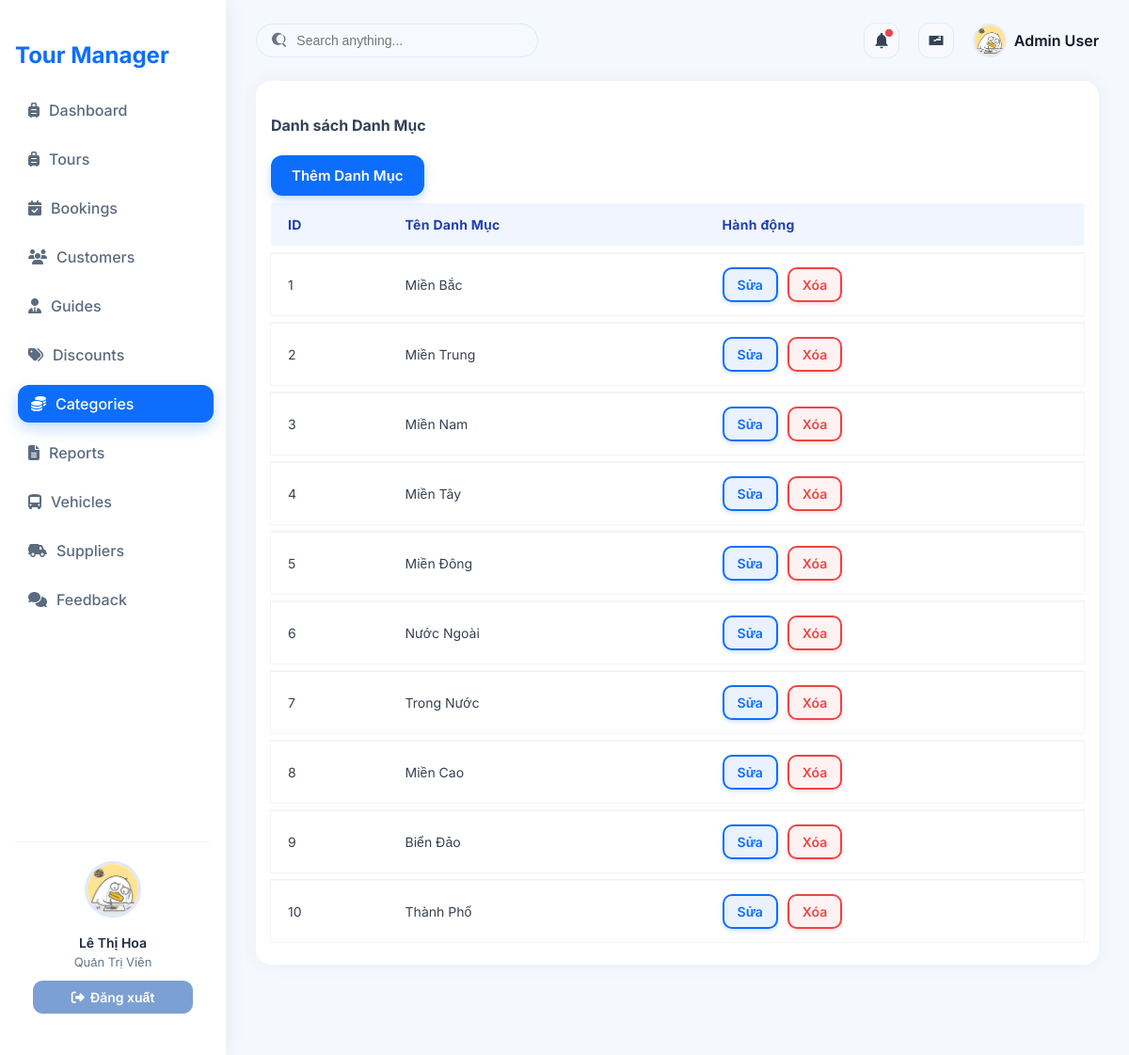
Before: /?action=admin-listCategory (signed in) with the older database file.
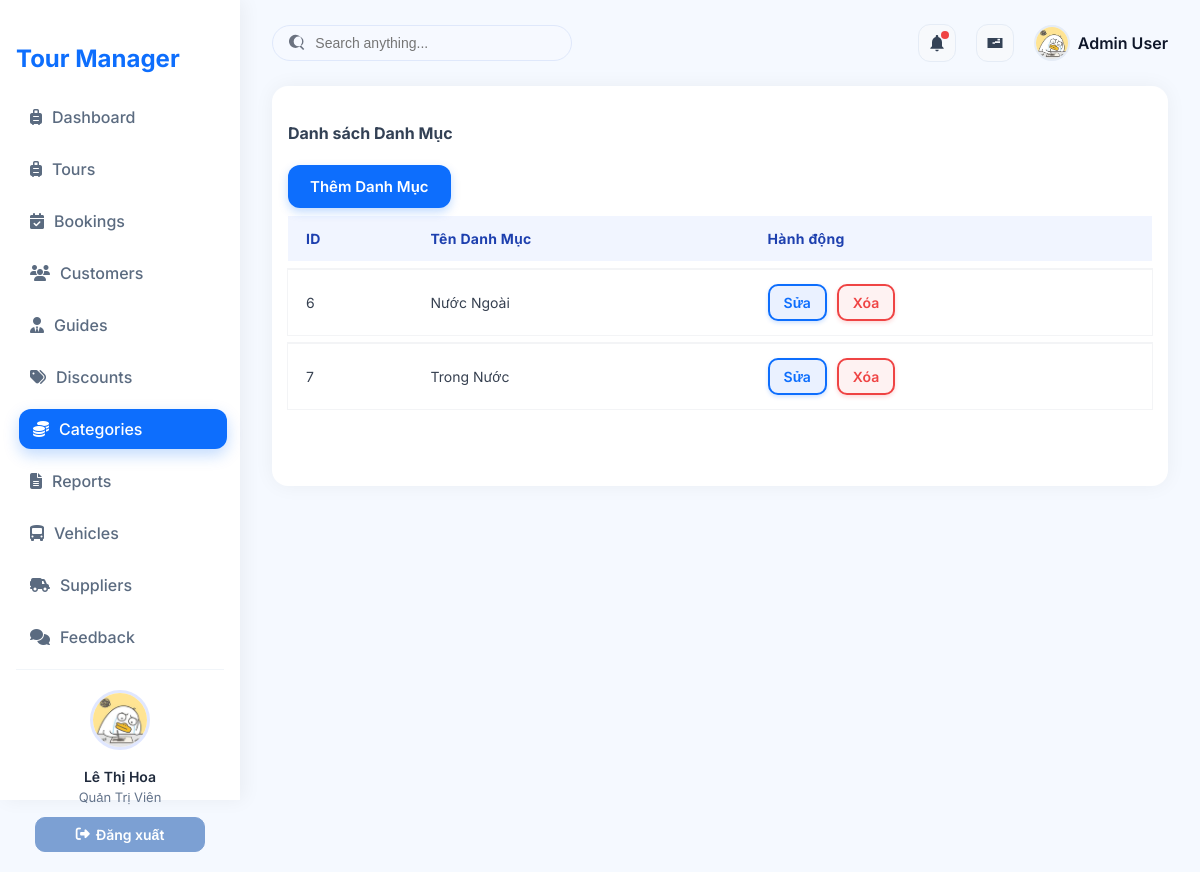
After: the same page with the newer database file.
### tables this page shows
CREATE TABLE `categories` (
  `category_id` int NOT NULL,
  `category_name` varchar(100) DEFAULT NULL
);

### routes/index.php (called while the page is built)
<?php
$action = $_GET['action'] ?? '/';
match ($action) {
    '/' => (new ProductController)->home(),
    'admin' => require './views/admin.php',
    'login'=>  (new AuthController)->login(),
    'logout'=>  (new AuthController)->logout(),
    'admin-listTours' => require './views/admin.php',
    'admin-createTours' => require './views/admin.php',
    'admin-updateTours' => require './views/admin.php',
    'admin-listUsers' => require './views/admin.php',
    'admin-createUsers' => require './views/admin.php',
    'admin-updateUsers' => require './views/admin.php',
    'admin-listCategory' => require './views/admin.php',
    'admin-createCategory' => require './views/admin.php',
    'admin-updateCategory' => require './views/admin.php',
    'admin-listCustomer' => require './views/admin.php',
    'admin-createCustomer' => require './views/admin.php',
    'admin-updateCustomer' => require './views/admin.php',
    'admin-listDiscount' => require './views/admin.php',
    'admin-createDiscount' => require './views/admin.php',
    'admin-updateDiscount' => require './views/admin.php',
    default => require './views/admin.php',
};

### index.php (called while the page is built, shortened)
<?php
spl_autoload_register(function ($class) {
    $fileName = "$class.php";
    $fileModel              = PATH_MODEL . $fileName;
});
require_once './routes/index.php';

### controllers/CategoryController.php (called while the page is built, shortened)
<?php
class CategoryController
{
    private $categoryModel;
    public function __construct()
    {
        $this->categoryModel = new CategoryQuery();
    }
    public function listCategories()
    {
        $categories = $this->categoryModel->getAllCategories();
        require './views/Category/listCategory.php';
    }
}
?>

### models/BaseModel.php (called while the page is built, shortened)
<?php
class BaseModel
{
    public function __construct()
    {
        $dsn = sprintf('mysql:host=%s;port=%s;dbname=%s;charset=utf8', DB_HOST, DB_PORT, DB_NAME);
        try {
            $this->pdo = new PDO($dsn, DB_USERNAME, DB_PASSWORD, DB_OPTIONS);
        } catch (PDOException $e) {
            die("Kết nối cơ sở dữ liệu thất bại: {$e->getMessage()}. Vui lòng thử lại sau.");
        }
    }
}

### models/CategoryQuery.php (called while the page is built, shortened)
<?php
class CategoryQuery extends BaseModel {
    public function getAllCategories() {
        $sql = "SELECT *
                FROM categories ";
        $stmt = $this->pdo->prepare($sql);
        $stmt->execute();
        return $stmt->fetchAll(PDO::FETCH_ASSOC);
    }
}
?>

### views/Category/listCategory.php (the view)
<div class="admin-table-container">
    <div class="table-header d-flex justify-content-between align-items-center mb-3">
        <h4 class="fw-bold">Danh sách Danh Mục</h4>
        <a href="?action=admin-createCategory" class="btn btn-primary">
            Thêm Danh Mục
        </a>
    </div>
    <table class="table table-hover align-middle">
        <thead class="table-light">
            <tr>
                <th>ID</th>
                <th>Tên Danh Mục</th>
                <th>Hành động</th>
            </tr>
        </thead>
        <tbody>
            <?php foreach ($categories as $category): ?>
            <tr>
                <td><?= $category['category_id'] ?></td>
                <td><?= htmlspecialchars($category['category_name']) ?></td>
                <td>
                    <a href="?action=admin-updateCategory&id=<?= $category['category_id'] ?>"
                        class="btn btn-outline-success btn-sm">Sửa</a>
                    <a href="?action=admin-deleteCategory&id=<?= $category['category_id'] ?>"
                        class="btn btn-outline-danger btn-sm" onclick="return confirm('Xóa danh mục này?')">Xóa</a>
                </td>
            </tr>
            <?php endforeach; ?>
        </tbody>
    </table>
</div>

### views/admin.php (shortened to what this page needs)
<?php
$action = $_GET['action'] ?? '';
$user = $_SESSION['user'];
?>
<!DOCTYPE html>
<html lang="vi">
<head>
    <link rel="stylesheet" href="./assets/css/admin.css">
    <link rel="stylesheet" href="https://cdnjs.cloudflare.com/ajax/libs/font-awesome/6.5.0/css/all.min.css">
    <?php
    switch ($action) {
        case 'admin-listCategory':
            echo '<link rel="stylesheet" href="assets/css/Category/listCategory.css">';
            break;
    }
    ?>
</head>
<body>
    <aside class="sidebar">
        <h2>Tour Manager</h2>
        <nav>
            <ul>
                <li>
                    <a href="?action=admin" class="<?= ($action == 'admin') ? 'active' : '' ?>">
                        <i class="fa-solid fa-suitcase-rolling"></i> Dashboard
                    </a>
                </li>
                <li>
                    <a href="?action=admin-listTours" class="<?= ($action == 'admin-listTours') ? 'active' : '' ?>">
                        <i class="fa-solid fa-suitcase-rolling"></i> Tours
                    </a>
                </li>
                <li>
                    <a href="#">
                        <i class="fa-solid fa-calendar-check"></i> Bookings
                    </a>
                </li>
                <li>
                    <a href="?action=admin-listCustomer"
                        class="<?= ($action == 'admin-listCustomer') ? 'active' : '' ?>">
                        <i class="fa-solid fa-users"></i> Customers
                    </a>
                </li>
                <li>
                    <a href="?action=admin-listUsers" class="<?= ($action == 'admin-listUsers') ? 'active' : '' ?>">
                        <i class="fa-solid fa-user-tie"></i> Guides
                    </a>
                </li>
                <li>
                    <a href="?action=admin-listDiscount"
                        class="<?= ($action == 'admin-listDiscount') ? 'active' : '' ?>">
                        <i class="fa-solid fa-tags"></i> Discounts
                    </a>
                </li>
                <li>
                    <a href="?action=admin-listCategory"
                        class="<?= ($action == 'admin-listCategory') ? 'active' : '' ?>">
                        <i class="fa-solid fa-coins"></i> Categories
                    </a>
                </li>
                <li>
                    <a href="#">
                        <i class="fa-solid fa-file-lines"></i> Reports
                    </a>
                </li>
                <li>
                    <a href="#">
                        <i class="fa-solid fa-bus-simple"></i> Vehicles
                    </a>
                </li>
                <li>
                    <a href="#">
                        <i class="fa-solid fa-truck-field"></i> Suppliers
                    </a>
                </li>
                <li>
                    <a href="#">
                        <i class="fa-solid fa-comments"></i> Feedback
                    </a>
                </li>
            </ul>
        </nav>
        <div class="sidebar-footer">
            <img
                alt="Admin avatar" />
            <p><?= $user['name'] ?></p>
            <small><?= $user['role'] == "admin" ? "Quản Trị Viên" : "Hướng Dẫn Viên" ?></small>
            <div class="auth-buttons">
                <?php if (empty($user)) { ?>
                <a href="?action=login"><i class="fa-solid fa-right-to-bracket"></i> Đăng nhập</a>
                <?php } else { ?>
                <a href="?action=logout"><i class="fa-solid fa-right-from-bracket"></i> Đăng xuất</a>
                <?php } ?>
            </div>
        </div>
    </aside>
    <main class="main">
        <header class="topbar">
            <div class="searchbar">
                <svg xmlns="http://www.w3.org/2000/svg" fill="#6b7280" height="18" viewBox="0 0 20 20" width="18">
                    <path
                        d="M12.9 14.32a8 8 0 111.414-1.414l4.387 4.387-1.414 1.414-4.387-4.387zm-5.4-1.956a6 6 0 100-8.485 6 6 0 000 8.485z" />
                </svg>
                <input type="text" placeholder="Search anything..." />
            </div>
            <div class="topbar-right">
                <button class="tb-btn" aria-label="Notifications">
                    <svg xmlns="http://www.w3.org/2000/svg" fill="currentColor" height="20" viewBox="0 0 24 24"
                        width="20">
                        <path
                            d="M12 22c1.1046 0 2-.8954 2-2h-4c0 1.1046.8954 2 2 2zm6-6v-5c0-3.07-1.64-5.64-4.5-6.32V4c0-.83-.67-1.5-1.5-1.5s-1.5.67-1.5 1.5v.68C7.64 5.36 6 7.92 6 11v5l-2 2v1h16v-1l-2-2z" />
                    </svg>
                    <span class="dot"></span>
                </button>
                <button class="tb-btn" aria-label="Messages">
                    <svg xmlns="http://www.w3.org/2000/svg" fill="currentColor" height="20" viewBox="0 0 24 24"
                        width="20">
                        <path d="M21 6h-18v12h18v-12zm-9 7h-3v-2h3v2zm6-4h-3v-2h3v2zm0 3h-6v-2h6v2z" />
                    </svg>
                </button>
                <div class="tb-user" tabindex="0">
                    <img
                        alt="User avatar" />
                    <span>Admin User</span>
                </div>
            </div>
        </header>
        <div id="main-content" class="p-3">
            <?php
                switch ($action) {
                    case 'admin-listCategory':
                        (new CategoryController)->listCategories();
                        break;
                }
            ?>
        </div>
    </main>
</body>
</html>

### assets/css/admin.css (style rules this page uses)
* { box-sizing: border-box; }
body { font-family: "Inter", sans-serif; margin: 0; padding: 0; background: #f5f9ff; color: #334155; display: flex; height: 100vh; overflow: hidden; }
aside.sidebar { width: 240px; background: #fff; box-shadow: 4px 0 18px rgba(0, 0, 0, 0.05); padding: 24px 16px; display: flex; flex-direction: column; }
aside.sidebar h2 { font-weight: 700; color: #0d6efd; margin-bottom: 24px; user-select: none; }
nav ul { list-style: none; padding-left: 0; margin: 0; flex-grow: 1; }
nav li { margin-bottom: 12px; }
nav a { display: flex; align-items: center; gap: 10px; padding: 10px 14px; text-decoration: none; font-weight: 500; border-radius: 12px; color: #5b6b80; transition: all 0.3s ease; cursor: pointer; }
nav a:hover, nav a.active { background-color: #e9f3ff; color: #0d6efd; transform: translateX(3px); }
nav a.active { background-color: #0d6efd; color: #fff; box-shadow: 0 6px 15px rgba(13, 110, 253, 0.25); }
.sidebar-footer { margin-top: auto; text-align: center; }
.sidebar-footer img { border-radius: 50%; border: 2px solid #0d6efd; width: 56px; height: 56px; object-fit: cover; transition: transform 0.3s; }
.sidebar-footer p { margin: 8px 0 0 0; font-weight: 600; }
.sidebar-footer small { color: #94a3b8; }
main.main { flex-grow: 1; display: flex; flex-direction: column; padding: 24px 32px; overflow-y: auto; }
header.topbar { display: flex; justify-content: space-between; align-items: center; margin-bottom: 24px; }
.searchbar { background: #f6f9ff; border-radius: 9999px; border: 1px solid #dfe8fb; padding: 8px 16px; display: flex; align-items: center; gap: 8px; width: 300px; }
.searchbar input { border: none; background: transparent; outline: none; font-size: 14px; color: #0f172a; width: 100%; }
.topbar-right { display: flex; align-items: center; gap: 20px; }
.tb-btn { background: #f7f9fc; border: 1px solid #e5ecf6; width: 38px; height: 38px; border-radius: 12px; display: grid; place-items: center; color: #344256; cursor: pointer; position: relative; transition: all 0.2s; }
.tb-btn .dot { position: absolute; top: 6px; right: 6px; width: 8px; height: 8px; background: #ef4444; border-radius: 50%; }
.tb-user { display: flex; align-items: center; gap: 8px; cursor: pointer; }
.tb-user img { width: 36px; height: 36px; border-radius: 50%; border: 2px solid #e5ecf6; }
.tb-user span { font-weight: 600; color: #0f172a; user-select: none; }
#main-content { padding: 16px; background: #fff; border-radius: 16px; box-shadow: 0 0 20px rgba(0, 0, 0, 0.05); min-height: 400px; overflow-x: auto; }
.sidebar-footer { text-align: center; padding: 20px 10px; border-top: 1px solid #f1f5f9; }
.sidebar-footer img { width: 60px; height: 60px; border-radius: 50%; margin-bottom: 10px; border: 3px solid #e0e7ff; object-fit: cover; }
.sidebar-footer p { font-weight: 600; font-size: 14px; color: #1e293b; margin: 4px 0; }
.sidebar-footer small { display: block; color: #64748b; font-size: 13px; margin-bottom: 12px; }
.sidebar-footer .auth-buttons { display: flex; flex-direction: column; gap: 8px; align-items: center; }
.sidebar-footer .auth-buttons a { display: flex; align-items: center; justify-content: center; gap: 6px; width: 90%; padding: 8px 0; border-radius: 10px; font-weight: 600; font-size: 14px; text-decoration: none; transition: all 0.25s ease; }
.sidebar-footer .auth-buttons a[href*="logout"] { background-color: #7ca0d3; color: #fff; border: 1px solid #7ca0d3; }
.sidebar-footer .auth-buttons i { font-size: 14px; }

Changed rows visible on the page:
removed categories: category_id "1", category_name "Miền Bắc"
removed categories: category_id "2", category_name "Miền Trung"
removed categories: category_id "3", category_name "Miền Nam"
removed categories: category_id "4", category_name "Miền Tây"
removed categories: category_id "5", category_name "Miền Đông"
removed categories: category_id "8", category_name "Miền Cao"
removed categories: category_id "9", category_name "Biển Đảo"
removed categories: category_id "10", category_name "Thành Phố"
